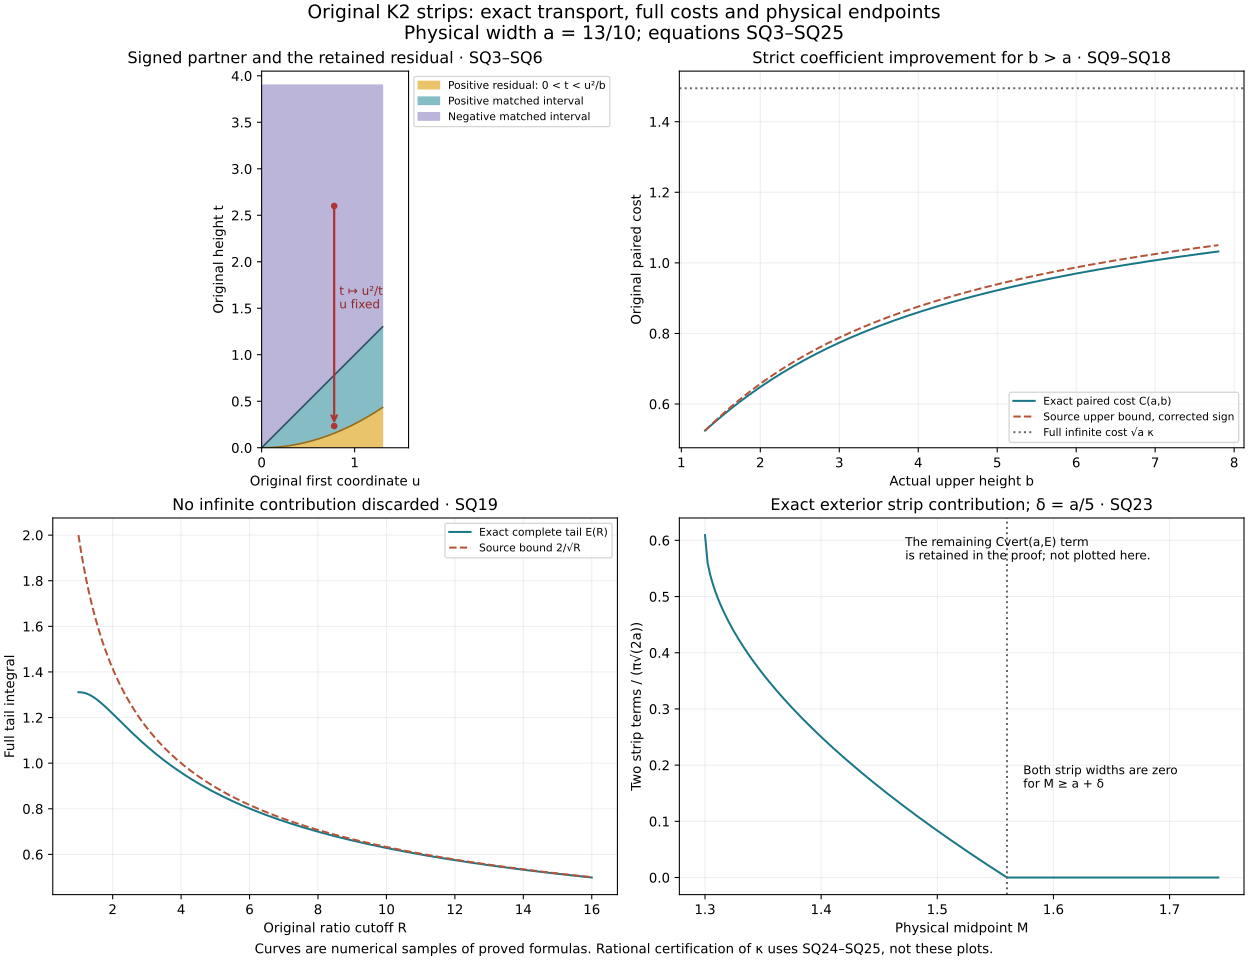

Python code for this plot:
"""Original physical strip geometry and samples of the proved exact formulas."""
from pathlib import Path
from datetime import datetime,timezone
import hashlib,json
import numpy as np
import matplotlib
matplotlib.use('Agg')
import matplotlib.pyplot as plt
from scipy.special import beta,betainc
from scipy.integrate import quad

P=Path(__file__).resolve();a=13/10;b=39/10
kap=beta(5/4,1/4)/(2*np.sqrt(2))
def A(r):
    return np.arcsin(r)-np.arcsin(np.clip(np.sqrt(2)*r/np.sqrt(1+r*r),0,1))/np.sqrt(2)+r*np.sqrt(np.maximum(0,1-r*r))/(1+r*r)
def C(aa,bb):
    r=aa/bb;x=4*r*r/(1+r*r)**2
    return np.sqrt(bb)*A(r)+np.sqrt(aa)/(2*np.sqrt(2))*beta(5/4,1/4)*(1-betainc(1/4,5/4,x))
def fs(v):return quad(lambda w:w*w/(1+w**4),0,v,epsabs=1e-11)[0]
fig,axs=plt.subplots(2,2,figsize=(13,10),layout='constrained')
fig.suptitle('Original K2 strips: exact transport, full costs and physical endpoints\nPhysical width a = 13/10; equations SQ3–SQ25',fontsize=14)
ax=axs[0,0];u=np.linspace(0,a,400)
ax.fill_between(u,0,u*u/b,color='#eac46a',label='Positive residual: 0 < t < u²/b')
ax.fill_between(u,u*u/b,u,color='#86bdc4',label='Positive matched interval')
ax.fill_between(u,u,b,color='#bab5d9',label='Negative matched interval')
ax.plot(u,u,color='#284b63',lw=1.2)
ax.plot(u,u*u/b,color='#986c14',lw=1.2)
uu=3*a/5;tt=2*b/3;partner=uu*uu/tt
ax.plot([uu,uu],[partner,tt],'o',color='#ad3535',ms=4)
ax.annotate('',xy=(uu,partner),xytext=(uu,tt),arrowprops=dict(arrowstyle='->',color='#ad3535',lw=1.7))
ax.text(uu+.055,1.5,'t ↦ u²/t\nu fixed',fontsize=9,color='#8f2525')
ax.set(xlim=(0,a+.28),ylim=(0,b+.15),xlabel='Original first coordinate u',ylabel='Original height t',title='Signed partner and the retained residual · SQ3–SQ6')
ax.set_aspect('equal',adjustable='box');ax.legend(fontsize=8,loc='upper left',bbox_to_anchor=(1,1))

ax=axs[0,1];bb=np.linspace(a,6*a,181)
cost=C(a,bb);source=np.array([np.sqrt(a)*(fs(np.sqrt(v/a))-fs(1)+np.pi/2-np.pi/(2*np.sqrt(2))) for v in bb])
ax.plot(bb,cost,color='#187786',label='Exact paired cost C(a,b)')
ax.plot(bb,source,'--',color='#b45339',label='Source upper bound, corrected sign')
ax.axhline(np.sqrt(a)*kap,color='#62666b',ls=':',label='Full infinite cost √a κ')
ax.set(xlabel='Actual upper height b',ylabel='Original paired cost',title='Strict coefficient improvement for b > a · SQ9–SQ18')
ax.legend(fontsize=8);ax.grid(alpha=.2)

ax=axs[1,0];rr=np.linspace(1,16,201);xx=4*rr*rr/(rr*rr+1)**2
tail=beta(1/4,5/4)*betainc(1/4,5/4,xx)/(2*np.sqrt(2))
ax.plot(rr,tail,color='#187786',label='Exact complete tail E(R)')
ax.plot(rr,2/np.sqrt(rr),'--',color='#b45339',label='Source bound 2/√R')
ax.set(xlabel='Original ratio cutoff R',ylabel='Full tail integral',title='No infinite contribution discarded · SQ19')
ax.legend(fontsize=8);ax.grid(alpha=.2)

ax=axs[1,1];delta=a/5;mm=np.linspace(a,a+1.7*delta,201);ee=np.maximum(mm,a+delta)
strips=4*kap*(np.sqrt(ee+a)-np.sqrt(mm+a)+np.sqrt(ee-a)-np.sqrt(mm-a))/(np.pi*np.sqrt(2*a))
ax.plot(mm,strips,color='#187786')
ax.axvline(a+delta,color='#62666b',ls=':')
ax.text(a+delta+.014,.16,'Both strip widths are zero\nfor M ≥ a + δ',fontsize=9)
ax.set(xlabel='Physical midpoint M',ylabel='Two strip terms / (π√(2a))',title='Exact exterior strip contribution; δ = a/5 · SQ23')
ax.text(.40,.95,'The remaining Cvert(a,E) term\nis retained in the proof; not plotted here.',transform=ax.transAxes,va='top',fontsize=9)
ax.grid(alpha=.2)
fig.supxlabel('Curves are numerical samples of proved formulas. Rational certification of κ uses SQ24–SQ25, not these plots.',fontsize=10)
for ext in ['png','svg']:fig.savefig(P.with_suffix('.'+ext),dpi=175)
plt.close(fig)
meta={'at':datetime.now(timezone.utc).isoformat(),'source_sha256':hashlib.sha256(P.read_bytes()).hexdigest(),
      'proof':'CHEN_HOU_EXACT_STRIP_WORK_20261011.md','locators':'SQ3–SQ25',
      'original_parameters':{'a':'13/10','geometry_b':'39/10','exterior_delta':'a/5'},
      'scope':'Actual-coordinate geometry and samples of complete exact cost formulas; separate rational coefficient certificate.',
      'visual_inspection':'pending'}
P.with_suffix('.json').write_text(json.dumps(meta,indent=2)+'\n',encoding='utf-8',newline='\n')
print(json.dumps({'figure':str(P.with_suffix('.png'))}))
